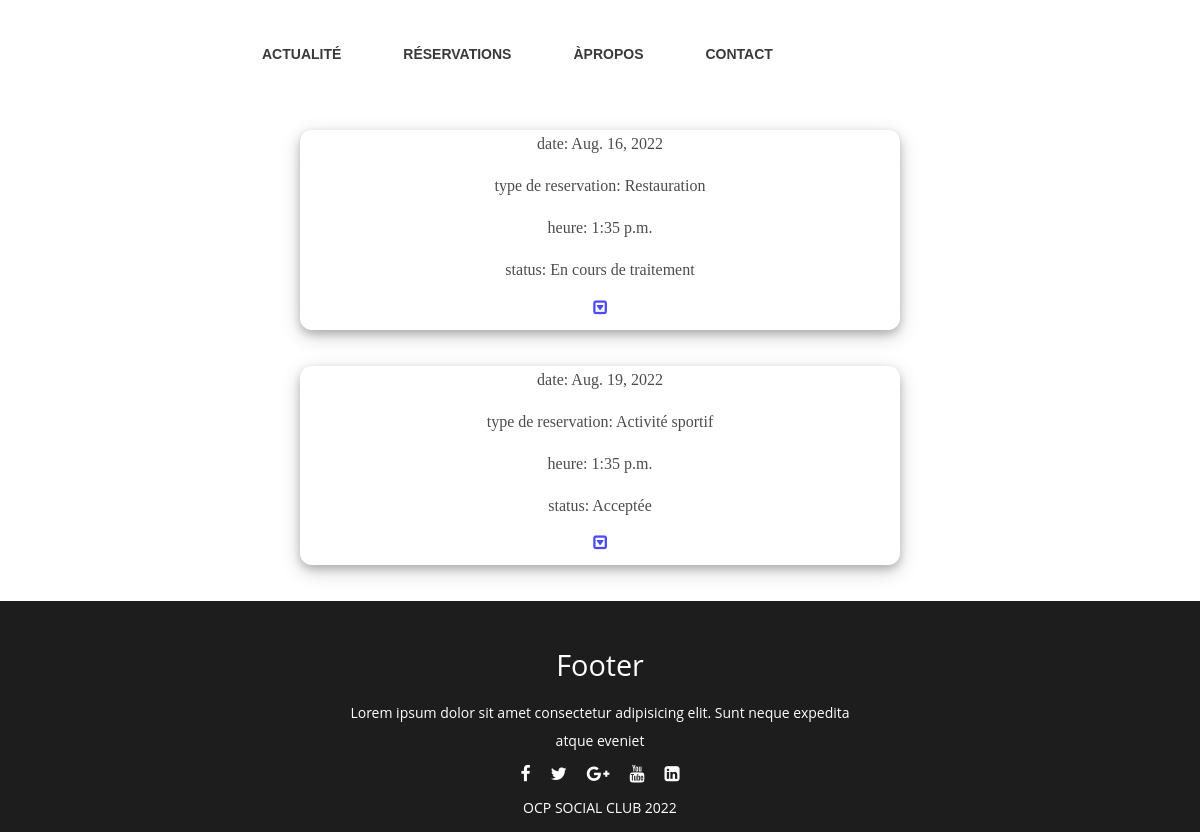
The app's page /admin1/ with its own data.
### Pages/models.py (models this page shows)
class resRestauration(models.Model):
    sts = (
        ('Acceptée','Acceptée'),
        ('Refusée','Refusée'),
    )
    id_user = models.ForeignKey(User, blank= True, null=True ,on_delete=models.CASCADE)
    Nom_Prenom = models.CharField(max_length=100)
    Email = models.EmailField(max_length=254)
    Nbr_Personne = models.IntegerField()
    date = models.DateField(default='aaaa-mm-jj')
    heure = models.TimeField(default='hh:mm:ss')
    Tel = models.IntegerField()
    typeres = models.CharField(max_length=100,default='Restauration')
    status = models.CharField(max_length=100, choices=sts, default='En cours de traitement')

class resSport(models.Model):
    act = (
        ('Football','Football'),
        ('Tennis','Tennis'),
        ('Natation','Natation'),
        ('Basket','Basket'),
        ('Salle de Sport','Salle de Sport'),
    )
    sts = (
        ('Acceptée','Acceptée'),
        ('Refusée','Refusée'),
    )
    id_user = models.ForeignKey(User, blank= True, null=True ,on_delete=models.CASCADE)
    Nom_Prenom = models.CharField(max_length=100)
    Email = models.EmailField(max_length=254)
    activite = models.CharField(max_length=100, choices=act)
    date = models.DateField(default='aaaa-mm-jj')
    heure = models.TimeField(default='hh:mm:ss')
    Tel = models.IntegerField()
    typeres = models.CharField(max_length=100,default='Activité sportif')
    status = models.CharField(max_length=100, choices=sts, default='En cours de traitement')

### Pages/views.py (the view)
# urls.py: path('admin1/',views.admin1,name='admin1'),
def admin1(request):
    return render(request,'admin/admin1.html',{"res":resSport.objects.all(), "res2":resRestauration.objects.all()})

### Templates/admin/admin1.html (shortened to what this page needs)
{% load static %}
<html lang="en">
<head>
    <link rel="stylesheet" href="{%static 'css/res.css'%}">
    <link href="https://stackpath.bootstrapcdn.com/font-awesome/4.7.0/css/font-awesome.min.css" rel="stylesheet">
</head>
<body>
    <div class="main">
        <div class="navbar">
            <div class="icon">
                 <img class="logo" src="{% static 'img/logo.svg'%}" alt="">
            </div>
            <div class="menu">
                <ul>
                    <li><a href="{% url 'actualite2'%}">ACTUALITÉ</a></li>
                    <li><a href="{% url 'admin1'%}">RÉSERVATIONS</a></li>
                    <li><a href="{% url 'about'%}">ÀPROPOS</a></li>
                    <li><a href="{% url 'contact'%}">CONTACT</a></li>
                </ul>
            </div>
        </div> <br><br>
         {% for rr in res2%}
        <section class="all">
                <p>date: {{rr.date}}</p>
                <p>type de reservation: {{rr.typeres}}</p>
                <p>heure: {{rr.heure}}</p>
                <p>status: {{rr.status}}</p>
                <p><a href="{% url 'more1'%}"><i class="fa fa-caret-square-o-down" aria-hidden="true"></a></i></p>
        </section><br><br>
        {% endfor %}
        {% for s in res%}
        <section class="all">
                <p>date: {{s.date}}</p>
                <p>type de reservation: {{s.typeres}}</p>
                <p>heure: {{s.heure}}</p>
                <p>status: {{s.status}}</p>
                <p><a href="{% url 'more2'%}"><i class="fa fa-caret-square-o-down" aria-hidden="true"></a></i></p>
        </section><br><br>
        {% endfor %}
        <footer>
            <div class="footer_cont">
                <h3>footer</h3>
                <p>Lorem ipsum dolor sit amet consectetur adipisicing elit. Sunt neque expedita atque eveniet</p>
                <ul class="socials">
                    <li><a href="#"><i class="fa fa-facebook"></i></a></li>
                    <li><a href="#"><i class="fa fa-twitter"></i></a></li>
                    <li><a href="#"><i class="fa fa-google-plus"></i></a></li>
                    <li><a href="#"><i class="fa fa-youtube"></i></a></li>
                    <li><a href="#"><i class="fa fa-linkedin-square"></i></a></li>
                </ul>
                <p>OCP SOCIAL CLUB 2022</p>
            </div>
         </footer>
</body>
</html>

### static/css/res.css (style rules this page uses)
* { box-sizing: border-box; padding: 0; margin: 0; }
.main { width: 100%; background-color: #fff; background-position: center; background-size: cover; height: 100vh; }
.navbar { width: 1200px; height: 75px; margin: auto; position: sticky; top: 0; z-index: 100; background: #fff; }
.icon { width: 200px; float: left; height: 70px; }
.logo { color: #1e7434; font-size: 35px; font-family: Arial; padding-left: 20px; float: left; padding-top: 10px; margin-top: 5px }
.menu { width: 400px; float: left; height: 70px; }
ul { float: left; display: flex; justify-content: center; align-items: center; }
ul li { list-style: none; margin-left: 62px; margin-top: 27px; font-size: 14px; }
ul li a { text-decoration: none; color: rgb(59, 56, 56); font-family: Arial; font-weight: bold; transition: 0.4s ease-in-out; }
footer { position: relative; background: rgb(29, 29, 29); height: auto; width: 100%; font-family: "Open sans"; padding-top: 40px; color: #fff; box-sizing: border-box; }
.footer_cont { display: flex; align-items: center; justify-content: center; flex-direction: column; text-align: center; }
.footer_cont h3 { font-size: 1.8rem; font-weight: 400; text-transform: capitalize; line-height: 3rem; }
.footer_cont p { max-width: 500px; margin: 10px auto; line-height: 28px; font-size: 14px; }
.socials { list-style: none; display: flex; align-items: center; justify-content: center; margin: 1rel 0 3rem 0; }
.socials li { margin: 0 10px; }
.socials a { text-decoration: none; color: #fff; }
.socials a i { font-size: 1.1rem; transition: color .4s ease; }
body { font-family: 'Playfair Display', serif; display: grid; background-color: #fff; align-content: center; min-height: 100vh; margin-top: 0.5cm; }
.all { background: #fff; }
section { margin-left: auto; margin-right: auto; display: grid; grid-template-columns: 1fr 1fr; min-height: auto; width: 50vw; margin: 0 auto; box-shadow: 0 4px 8px 0 rgba(0, 0, 0, 0.2), 0 6px 20px 0 rgba(0, 0, 0, 0.19); border-radius: 12px; }
.all { background-color:#fff; background: #fff; display: flex; justify-content: center; flex-direction: column; align-items: center; border-radius: 12px 12px 12px 12px; color: rgb(59, 56, 56); }
.all p { padding-bottom: 15px; font-weight: 300; opacity: 0.7; width: 60%; text-align: center; margin: 0 auto; line-height: 1.7; color:#000; }

### records on screen
resRestauration: date "Aug. 16, 2022", typeres "Restauration", heure "1:35 p.m.", status "En cours de traitement"
resSport: date "Aug. 19, 2022", typeres "Activité sportif", heure "1:35 p.m.", status "Acceptée"
